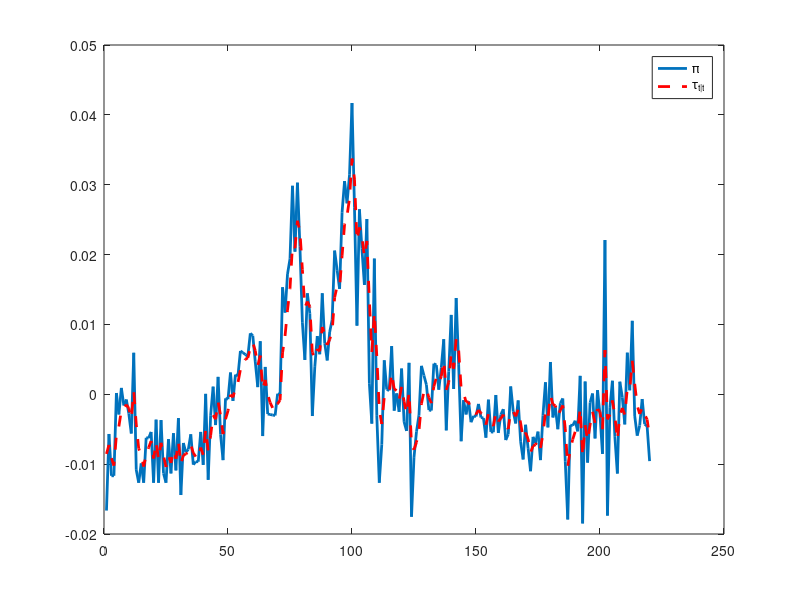

This chart was generated by the following MATLAB code: (Note: this script raises an error after producing the figure.)
%Finds maximum likelihood estiamte of parameters for univariate UC model
%with unit root
% 	tau[t] = tau[t-1] + Cu[t]
% 
%   pi[t] = tau[t] + Ru[t]
%
clear all;
clc
close all

load USdata

Z=USdata(1,:);

%Scalar UC values for A and C in state space system
A=1;
D=1;

dimX=size(A,1);
dimZ=length(D(:,1));

% periods=1000;
randn('seed', 12345);

Cgrid=[0.0001:0.0001:0.01];
Rgrid=[0.0001:0.001:0.01];
dimC=length(Cgrid);
dimR=length(Rgrid);

T=length(Z);

Grid=zeros(dimC,dimR);

for c=1:dimC;
 
    for r=1:dimR;
        C=Cgrid(c);
        R=Rgrid(r);
%%%%%%%%%%%%%%%%%%%%%%%%%%%%%%%%%%%%%%%%%%%%
%Compute Kalman filter equations
%%%%%%%%%%%%%%%%%%%%%%%%%%%%%%%%%%%%%%%%%%%%
P=zeros(dimX,dimX,T+1);
K=zeros(dimX,dimZ,T);
Xtt=zeros(1,T+1);
LL=0;
P(:,:,1)=C*C'/(1-0.9*A^2);

for t=1:T;
    P(:,:,t+1)=A*(P(:,:,t)-(P(:,:,t)*D'/(D*P(:,:,t)*D'+R*R'))*D*P(:,:,t))*A'+C*C';    
    K(:,:,t)= P(:,:,t+1)*D'/(D*P(:,:,t+1)*D'+R*R');
    Xtt(:,t+1)=A*Xtt(:,t)+K(:,:,t)*(Z(:,t)-D*A*Xtt(:,t));
    Ztilda=(Z(:,t)-D*A*Xtt(:,t));
    Omega=D*P(:,:,t+1)*D'+R*R';
    LL=LL-0.5*(log(2*pi)+log(det(Omega))+(Ztilda'/Omega)*Ztilda);
end
Grid(c,r)=LL;
    end
end
[LLmaxRow IRow]=max(Grid);
[LLmax I]=max(LLmaxRow);
maxindex=[IRow(I) I];
MLEtheta=[Cgrid(maxindex(1)) Rgrid(maxindex(2))]
C=Cgrid(maxindex(1));
R=Rgrid(maxindex(2));


%%%%%%%%%%%%%%%%%%%%%%%%%%%%%%%%%%%%%%%%%%%%
%Compute Kalman filter equations
%%%%%%%%%%%%%%%%%%%%%%%%%%%%%%%%%%%%%%%%%%%%
P=zeros(dimX,dimX,T+1);
K=zeros(dimX,dimZ,T);
Xtt=zeros(1,T+1);
P(:,:,1)=C*C'/(1-0.9*A^2);
for t=1:T;
    P(:,:,t+1)=A*(P(:,:,t)-(P(:,:,t)*D'/(D*P(:,:,t)*D'+R*R'))*D*P(:,:,t))*A'+C*C';    
    K(:,:,t)= P(:,:,t+1)*D'/(D*P(:,:,t+1)*D'+R*R');
    Xtt(:,t+1)=A*Xtt(:,t)+K(:,:,t)*(Z(:,t)-D*A*Xtt(:,t));
end

figure(1)

plot(Z,'linewidth',2)
hold on;
plot(Xtt(2:end),'linewidth',2,'linestyle','--','color','r')
legend('\pi','\tau_{t|t}')
CC=[C,0;];
RR=[0,R;];
[Xsmooth]=smooth(A,CC,D,RR,Z);
figure(2)
plot(Xtt(2:end),'linewidth',2,'linestyle','-')
hold on
plot(Xsmooth(2:end),'linewidth',2,'linestyle','--','color','g')
legend('\tau_{t|t}','\tau_{t|T}')

[M,L,U]=distplot(A,CC,D,RR,Z,0.95,0.05,100,1,0);

